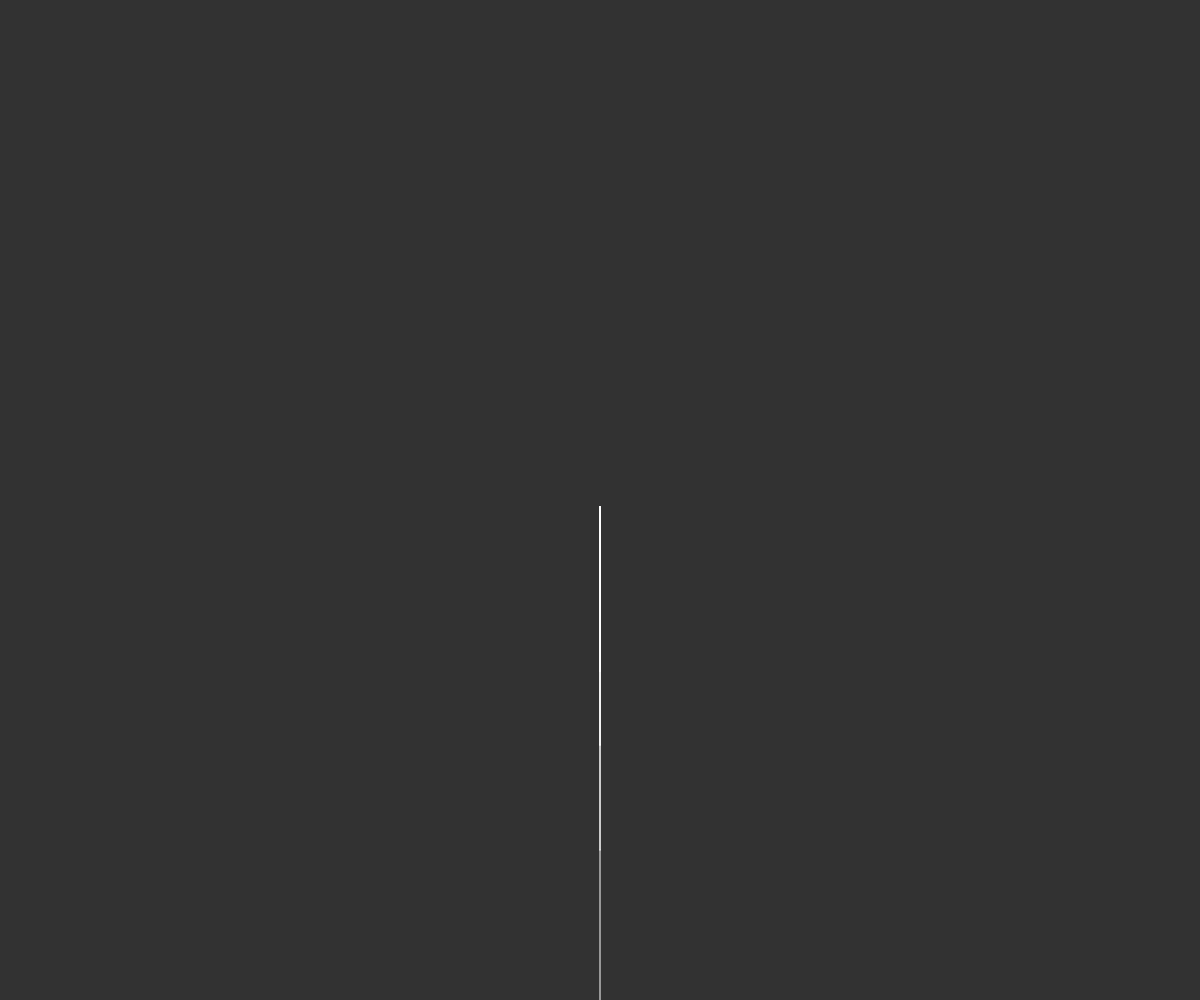
Frame 1 (no input)
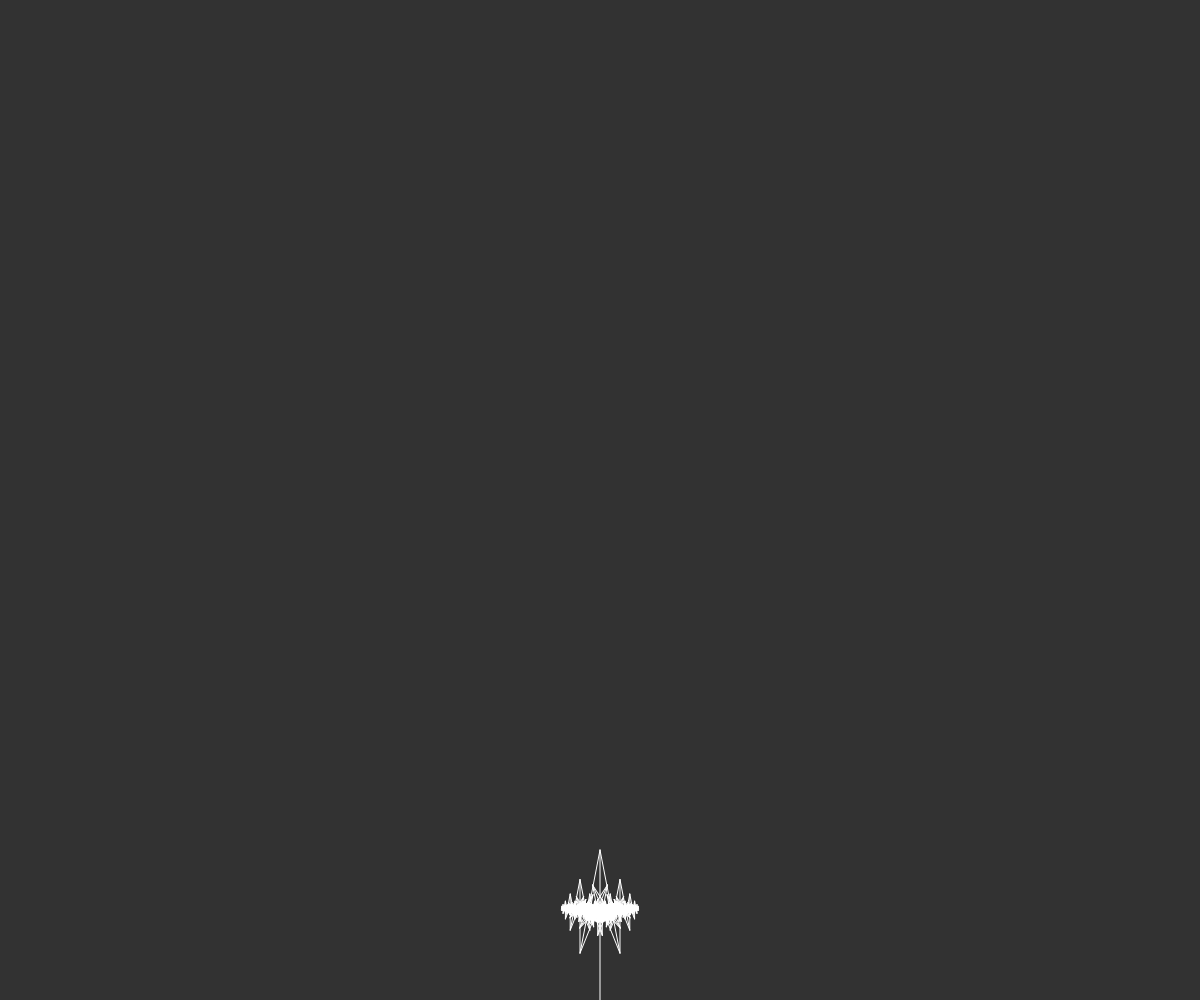
Frame 60 (no input)
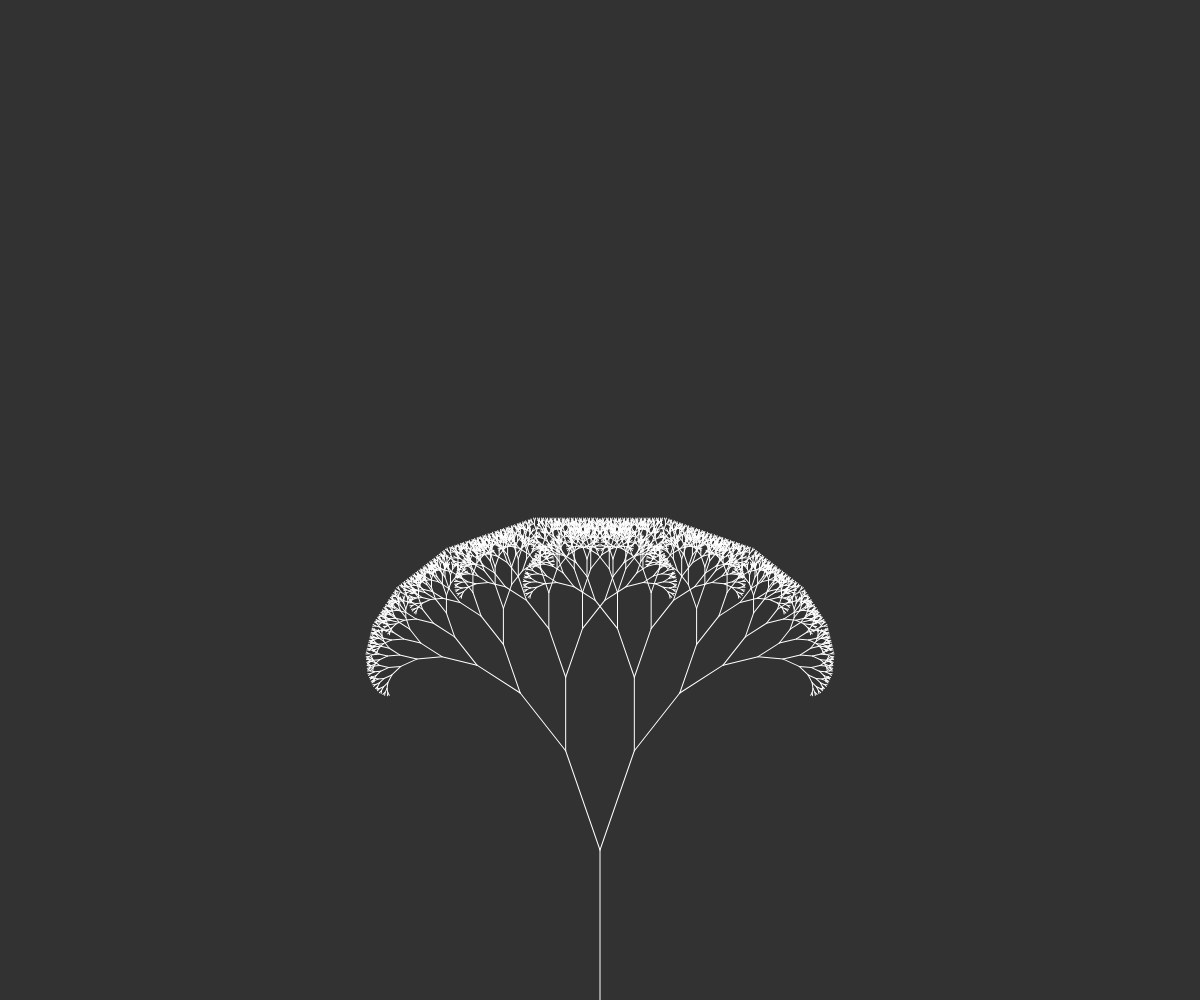
Frame 120 (the mouse pressed at the canvas centre since frame 60)

The p5.js sketch that drew these frames (run headless with seeded random() and noise() and a simulated clock; from frame 60 on, the mouse is pressed at the canvas centre):

// p5.js sketch
// ── sketch.js
var angle = 0;
var dir=true;

function setup() {
    var browserSize = {
      width: window.innerWidth || document.body.clientWidth,
      height: window.innerHeight || document.body.clientHeight
    }
    createCanvas(browserSize.width, browserSize.height);
    //angle=PI/4;
}

function draw() {
    background(50);
    translate(width/2, height);
    ramo(150);
    if(dir==true){
        if(angle<=TWO_PI)
            angle+=0.05;
        else {
            dir=false;
        }
    }
    else {
        if(angle>=0)
            angle-=0.05;
        else {
            dir=true;
        }
    }
}

function ramo(len){
    stroke(255);
    line(0,0,0,-len);
    if(len > 3){
        translate(0,-len);
        push();
        rotate(angle);
        ramo(len*0.7);
        pop();
        push();
        rotate(-angle);
        ramo(len*0.7);
        pop();
    }
}
